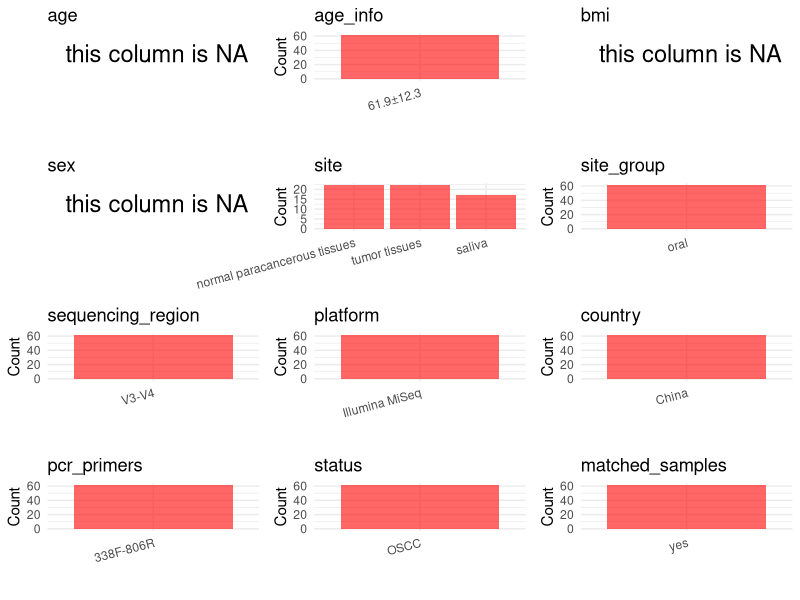

Here is the R script that generated this plot: (Note: this script raises an error after producing the figure.)
## ---- chunk 1
# Load libraries
library(dplyr)
library(ggplot2)
library(cowplot)
library(readxl)

# (1) Setting working directory
# EDIT HERE: change project_id for each study
project_id <- "OEP000837" 

base_dir <- "E:/oral/26/metadata-2604/Oral-Metadata-YL-02"
setwd(file.path(base_dir, project_id))

# (2) Loading raw SRA metadata file
sra_file <- "OEP00000837_Data_1758007425482.xlsx"
initial_meta <- read_xlsx("OEP00000837_Data_1758007425482.xlsx", sheet = "sheet1")

# (3) OPTIONAL: If extra metadata (e.g., Table.x or supplemental materials) are available from the article, you may need to merge the file with initial_meta manually. Below is example code for merging. Depending on the specific case of each study, you can customize the code as needed.
# supp_table <- read.csv("supplemental_table.csv", header = TRUE)
# initial_meta <- left_join(initial_meta, supp_table, by = merge_col_name)
## ---- chunk 2
# (1) Read the article in the following order: abstract, the beginning of the results section, and the methods. Understand the sample size, experimental design, and disease group overview. Clarify the sampling sites; for oral and gut samples, specify the exact sites like supragingival plaque, tongue, etc.

# (2) IMPORTANT: MUST go through each column of initial_meta
head(initial_meta, 10)

# IMPORTANT: Check the unique values in the column of interest or query column.
lapply(initial_meta[c('experiment_name')], table) # site
lapply(initial_meta[c('sample_type')], table) # organism
table(initial_meta$sample_name) # subject id
#table(initial_meta$sequencing_meth..exp.) # output is pyrosequencing
#table(initial_meta$Platform) # output is Illumina. according to the methods, Illumina is correct.
# table(initial_meta$target_subfragment..exp.)
## ---- chunk 3
# Filters rows that end with_1.fq.gz and Filter out samples that are not mentioned in the article. 
# Article：Equivalent pooled 16S rRNA PCR amplicons were sequenced on an Illumina MiSeq instrument with 2 × 300 bp paired-end sequencing.
initial_meta <- initial_meta %>%
  filter(grepl("_1\\.fq\\.gz$", data_name)) %>% # Because it is double-ended sequencing, the data_name column indicates that the double-ended sequencing of a sample is split into two (R2, R1 are stored separately), such as S001-T_1.fq.gz and S001-T_2.fq.gz, so only S001-T_1.fq.gz which ends with_1.fq.gz is retained.
  mutate(
    sample_base = gsub("-(C|T|TY)$", "", sample_name),
    sample_type = gsub(".*-(C|T|TY)$", "\\1", sample_name)
  ) %>%
  group_by(sample_base) %>%
  filter(
    any(sample_type == "C") & any(sample_type == "T")
  ) %>%
  ungroup() %>%
  select(-sample_base, -sample_type) # Article: we identified the microbial composition of paired tumor (TT)/normal paracancerous tissues (NPT) and saliva (TS) samples in OSCC patients through 16S rRNA gene sequencing.
# Because paired tumor (TT) / normal paracancerous tissues (NPT) samples and saliva (TS) samples are clearly described in the article, it is not clear what the information of these unpaired samples is. Filtering out these unpaired samples is also to ensure that the total number of samples of initial_metadata is consistent with the total number of samples mentioned in the article.
## ---- chunk 4
# (1) EDIT HERE: Parameter setup
control_column <- "sample_name" # column name in initial_meta
# unique(initial_meta[[control_column]])
control_keywords <- c("S037-t") # Enter exact keywords. Remove the repeated samples of S037-T.

species_column <- "" # column name in initial_meta
unique(initial_meta[[species_column]])
non_human_keywords <- c() # Enter exact keywords

# (2) Remove controls and non-human samples. DO NOT need to modify code in this part, just run it.
n_samples <- nrow(initial_meta)
# Control evaluation
if (length(control_keywords) > 0) {
  if (is.null(control_column) || control_column == "") {
    stop("Error: control_keywords provided but control_column is missing.")
  }
  
  if (!(control_column %in% colnames(initial_meta))) {
    stop(sprintf("Error: Column '%s' not found in initial_meta.", control_column))
  }
  
  control_pattern <- paste(control_keywords, collapse = "|")
  control_text <- initial_meta[[control_column]]
  is_control <- grepl(control_pattern, control_text)
  
} else {
  is_control <- rep(FALSE, n_samples)
}

# Non-human evaluation
if (length(non_human_keywords) > 0) {
  if (is.null(species_column) || species_column == "") {
    stop("Error: non_human_keywords provided but species_column is missing.")
  }
  
  if (!(species_column %in% colnames(initial_meta))) {
    stop(sprintf("Error: Column '%s' not found in initial_meta.", species_column))
  }
  
  non_human_pattern <- paste(non_human_keywords, collapse = "|")
  species_text <- initial_meta[[species_column]]
  is_non_human <- grepl(non_human_pattern, species_text)
} else {
  is_non_human <- rep(FALSE, n_samples)
}

# Execute removal
samples_to_remove <- is_control | is_non_human
initial_meta <- initial_meta[!samples_to_remove, ]

cat("Initial samples counts:",n_samples,"\n")
cat("Removed control samples:", sum(is_control), "\n")
cat("Removed non-human samples:", sum(is_non_human), "\n")
cat("Total samples removed ", sum(samples_to_remove), "\n")
cat("Remaining samples after Step 2:", nrow(initial_meta), "\n")
## ---- chunk 5
# Extract columns from initial_meta as follows: (1) No modification needed → extract directly. (2) Modification needed → create a new column with the prefix raw_ and mark the original column as “pending”. (3) Need to find or determine based on the article.
metadata <- data.frame(
  bioproject = "OEP000837",
  sample_id = initial_meta$experiment_id,
  raw_subject_id = initial_meta$sample_name,
  subject_id = "pending", # modify later
  age = NA,
  age_info = "61.9±12.3", # extract from TABLE 1 of the article: Tissues (23)
  bmi = NA,
  sex = NA, # extract from title
  sequencing_region = "V3-V4", # extract from abstract section
  platform = "Illumina MiSeq", # extract from methods section, NOT initial_meta
  country = "China",
  raw_site = initial_meta$sample_name,
  site = "pending", # modify later
  site_group = "pending", # modify later
  public_time = "2020-04-14", # extract from: The sequencing data from this study have been deposited in the National Omics Data Encyclopedia (NODE, https://www.biosino.org/node/index) under accession number OEX003132
  pcr_primers = "338F-806R", # Format: xxF-xxR
  title = "Oral microbiota analysis of tissue pairs and saliva samples from patients with oral squamous cell carcinoma – a pilot study", # extract from article
  disease_study = "yes", # determine according to the article
  status = "OSCC", 
  matched_samples = "pending", # modify later
  is_time_series = "no", # determine according to the article
  stringsAsFactors = FALSE
)
metadata$public_time <- as.Date(metadata$public_time)
## ---- chunk 6
# (1) Handle the columns with the `raw_` prefix.
# In this part, you need to customize the code based on the situation of the raw_ columns to obtain the content of the target columns. IMPORTANT: Add comments if the modification is not straightforward!!
metadata$subject_id <- gsub("-TY|-T|-C", "", metadata$raw_subject_id) # according to the 'sample_name' column of initial_meta

metadata <- metadata %>%
  mutate(site = case_when(
    grepl("TY", raw_site) ~ "saliva", # TY: TS
    grepl("T", raw_site) ~ "tumor tissues", # T: TT
    grepl("C", raw_site) ~ "normal paracancerous tissues", # C: NPT
    TRUE ~ NA_character_
  )) # according to the 'sample_name' column of initial_meta, Article: we identified the microbial composition of paired tumor (TT)/normal paracancerous tissues (NPT) and saliva (TS) samples in OSCC patients through 16S rRNA gene sequencing.
# Article: We collected 65 samples from 23 patients, including 23 TT, 23 NPT, and 19 saliva samples from the patients (Table 1).
## ---- chunk 7
# (2) Filling the 'site_group' and 'matched_samples' columns
# editing site_group
unique(metadata$site)
# EDIT HERE: add oral sites
Oral_site = unique(metadata$site)
# EDIT HERE: add gut sites
Gut_site = c()
# just run
metadata <- metadata %>%
  mutate(site_group = case_when(
    site %in% Oral_site ~ "oral",
    site %in% Gut_site ~ "gut",
    TRUE ~ "other" 
  ))

# editing matched_samples, just run.
metadata$matched_samples <- ifelse(
  ave(metadata$subject_id, metadata$subject_id, FUN = length) > 1, 
  "yes", 
  "no"
)
## ---- chunk 8
# (3) check if there is pending value in metadata. If there is pending value, go on modify the metadata.
# Function to check if a column contains "pending"
has_pending <- function(col) {
  if (is.character(col) || is.factor(col)) {
    any(col == "pending", na.rm = TRUE)
  } else {
    FALSE
  }
}

# Check for any pending value
any_pending_value <- any(sapply(metadata, has_pending))

if (!any_pending_value) {
  message("Good! No cell contains the value 'pending'.")
} else {
  pending_cols <- names(metadata)[sapply(metadata, has_pending)]
  message("Columns containing 'pending': ", paste(pending_cols, collapse = ", "))
  message("Please continue to resolve these pending columns!")
}
## ---- chunk 9
# Select columns for visualization, just run
plot_data <- metadata %>%
  select(-bioproject, -sample_id, -subject_id, -title)

create_simple_plots <- function(data) {
  plots <- list()
  continuous_vars <- c("age", "bmi")

  for (col in colnames(data)) {
    if (all(is.na(data[[col]]))) {
      p <- ggplot() +
        annotate("text", x = 0.5, y = 0.5, label = "this column is NA", size = 6) +
        labs(title = col) +
        theme_void()
    } else if (col %in% continuous_vars && is.numeric(data[[col]])) {
      p <- ggplot(data, aes(x = .data[[col]])) +
        geom_histogram(fill = "blue", alpha = 0.6, bins = 20, na.rm = TRUE) +
        labs(title = col, x = col, y = "Count") +
        theme_minimal()
    } else {
      count_data <- as.data.frame(table(data[[col]], useNA = "ifany"))
      p <- ggplot(count_data, aes(x = reorder(Var1, -Freq), y = Freq)) +
        geom_col(fill = "red", alpha = 0.6) +
        labs(title = col, x = NULL, y = "Count") +
        theme_minimal() +
        theme(axis.text.x = element_text(angle = 15, hjust = 1))
    }
    plots[[col]] <- p
  }

  return(plots)
}

# Generate and arrange plots
plots <- create_simple_plots(plot_data)
p <- plot_grid(plots$age,
               plots$age_info,
               plots$bmi,
               plots$sex,
               plots$site,
               plots$site_group,
               plots$sequencing_region,
               plots$platform,
               plots$country,
               plots$pcr_primers,
               plots$status,
               plots$matched_samples,
               ncol = 3, align = "hv", axis = "lb")
ggsave("Metadata_Summary_v2.png", plot = p, width = 8, height = 6, dpi = 150)
## ---- chunk 10
# Insert Metadata_Summary.png into the current Rmd output
knitr::include_graphics("Metadata_Summary_v2.png")
## ---- chunk 11
# Reorder the data frame
fixed_cols <- c("bioproject", "sample_id", "subject_id", "age", "age_info",
                "bmi", "sex", "platform", "sequencing_region", "pcr_primers", 
                "country", "site", "site_group", "disease_study", "status", 
                "title", "public_time", "matched_samples", "is_time_series")  
metadata <- metadata %>%
  select(all_of(fixed_cols), everything())

# save metadata 
# head(metadata)
write.csv(metadata, file = "metadata_v2.csv", quote = TRUE)
